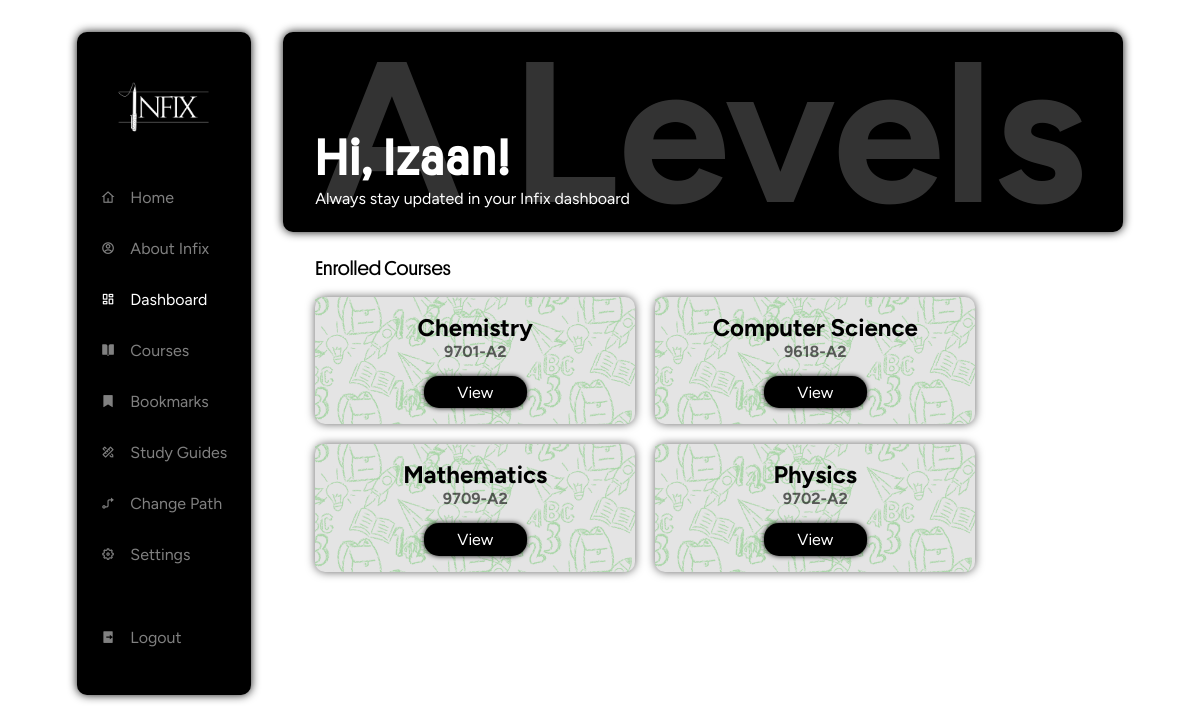
The app's page /dashboard (signed in) with its own data.
### tables this page shows
CREATE TABLE paths (
    id INTEGER PRIMARY KEY AUTOINCREMENT,
    name TEXT NOT NULL UNIQUE
);

CREATE TABLE courses (
    id INTEGER PRIMARY KEY AUTOINCREMENT,
    path_id INTEGER NOT NULL,
    name TEXT NOT NULL,
    course_code INTEGER NOT NULL UNIQUE,
    FOREIGN KEY (path_id) REFERENCES paths(id) ON DELETE CASCADE
);

### app.py (the view)
@app.route('/dashboard')
@login_required
def dashboard():
    user_id = session['user_id']
    user_info = db.execute("SELECT fullname FROM users WHERE id = ?", user_id)
    fullname = user_info[0]['fullname'] if user_info else None
    first_name = fullname.split()[0] if fullname else None
    user_path_id = db.execute("SELECT path_id FROM user_paths WHERE user_id = ?", user_id)
    path_id = user_path_id[0]['path_id'] if user_path_id else None
    user_path_name = db.execute("SELECT name FROM paths WHERE id = ?", path_id)
    path_name = user_path_name[0]['name'] if user_path_name else None
    enrolled_courses = db.execute("""
        SELECT courses.name, courses.course_code
        FROM courses
        JOIN user_courses ON courses.id = user_courses.course_id
        JOIN user_paths ON user_paths.user_id = user_courses.user_id
        WHERE user_courses.user_id = ?
        AND courses.path_id = user_paths.path_id
    """, user_id)
    bookmarks = db.execute("""
        SELECT t.title, t.id AS topic_id, c.name AS course_name
        FROM bookmarks b
        JOIN topics t ON b.topic_id = t.id
        JOIN courses c ON t.course_id = c.id
        WHERE b.user_id = ?
    """, user_id)
    return render_template('dashboard.html', path_name = path_name, enrolled_courses = enrolled_courses, first_name = first_name, bookmarks = bookmarks)

### app.py (called while the page is built)
@app.after_request
def after_request(response):
    response.headers["Cache-Control"] = "no-cache, no-store, must-revalidate"
    response.headers["Expires"] = "0"
    response.headers["Pragma"] = "no-cache"
    return response

### helpers.py (called while the page is built)
def login_required(f):
    @wraps(f)
    def decorated_function(*args, **kwargs):
        if session.get("user_id") is None:
            return redirect("/login")
        return f(*args, **kwargs)
    return decorated_function

### templates/dashboard.html (shortened to what this page needs)
<html lang="en">
<head>
  <link rel="stylesheet" href="{{ url_for('static', filename='css/dashboard.css') }}">
  <link href="https://cdn.jsdelivr.net/npm/remixicon@4.3.0/fonts/remixicon.css" rel="stylesheet"/>
</head>
<body>
  <div class="dashboard">
    <div class="sidebar-container">
      <img class="logo-dash" src="../static/images/White text, no bg.png">
      <div class="menu-item">
        <i class="ri-home-4-line"></i>
        <a href="/">Home</a>
      </div>
      <div class="menu-item">
        <i class="ri-account-circle-line"></i>
        <a href="/about">About Infix</a>
      </div>
      <div class="menu-item active">
        <i class="ri-dashboard-line"></i>
        <a href="/dashboard">Dashboard</a>
      </div>
      <div class="menu-item">
        <i class="ri-book-open-fill"></i>
        <a href="/courses">Courses</a>
      </div>
      <div class="menu-item">
        <i class="ri-bookmark-fill"></i>
        <a href="/bookmarks">Bookmarks</a>
      </div>
      <div class="menu-item">
        <i class="ri-pencil-ruler-2-line"></i>
        <a href="/studyguides">Study Guides</a>
      </div>
      <div class="menu-item">
        <i class="ri-guide-line"></i>
        <a href="/changepath">Change Path</a>
      </div>
      <div class="menu-item">
        <i class="ri-settings-5-line"></i>
        <a href="/settings">Settings</a>
      </div>
      <div class="menu-item">
        <i class="ri-logout-box-r-fill"></i>
        <a href="/logout">Logout</a>
      </div>
    </div>
    <div class="main-container">
      <div class="intro-container">
        <h1 class="greet-user">Hi, {{ first_name }}!</h1>
        <p>Always stay updated in your Infix dashboard</p>
        <div class="path-container">
          <h1>{{ path_name }}</h1>
        </div>
      </div>
      <div class="courses-container">
        <p class="head">Enrolled Courses</p>
        <div class="cards-container">
         {% if enrolled_courses %}
          {% for course in enrolled_courses %}
            <div class="course-card">
              <h3>{{ course.name}} <br> <div class="course-code" style="z-index: 2;">{{ course.course_code }}</div></h3>
              <button><a href="/course/{{ course.course_code | replace(' ', '-') }}">View</a></button>
              <div class="texture">
                <img src="../static/images/card-bg.png" alt="">
              </div>
            </div>
          {% endfor %}
         {% else %}
          <h1>No enrolled courses</h1>
         {% endif %}
        </div>
      </div>
    </div>
  </div>
</body>
</html>

### static/css/dashboard.css (style rules this page uses)
html { scroll-behavior: smooth; font-family: "Figtree", sans-serif; }
* { margin: 0; padding: 0; transition: all ease 0.3s; box-sizing: border-box; }
body, html { overflow-x: hidden; }
a { text-decoration: none; color: inherit; }
button { background: none; border: none; }
.dashboard { display: flex; justify-content: center; align-items: flex-start; gap: 2em; padding: 2em 1em; width: 100vw; min-height: 100vh; }
.sidebar-container { background-color: black; display: flex; flex-direction: column; justify-content: center; gap: 2em; padding: 1.5em 1.5em; padding-bottom: 3em; border-radius: 10px; box-shadow: 0 0 10px 0 rgba(0, 0, 0, 0.932); }
.menu-item { font-size: 16px; color: rgba(255, 255, 255, 0.5); transition: all ease 0.1s; }
.active { color: rgba(255, 255, 255); }
.sidebar-container img { width: 100px; height: auto; align-self: center; cursor: pointer; }
.menu-item { display: flex; align-items: center; gap: 15px; }
.menu-item i { font-size: 14px; }
.main-container { display: flex; flex-direction: column; justify-content: flex-start; align-items: flex-start; width: 70vw; }
.intro-container { background-color: black; color: white; display: flex; flex-direction: column; justify-content: flex-end; align-items: flex-start; width: 100%; height: 25vh; border-radius: 10px; padding: 1.5em 2em; position: relative; box-shadow: 0 0 10px 0 rgba(0, 0, 0, 0.932); }
.intro-container h1 { font-size: 50px; }
.intro-container p { font-size: 16px; }
.path-container { position: absolute; top: 0; left: 0; width: 100%; height: 100%; color: white; display: flex; justify-content: center; align-items: center; opacity: 0.2; }
.path-container h1 { font-size: 200px; }
.courses-container { padding: 1.5em 2em; display: flex; flex-direction: column; justify-content: flex-start; align-items: flex-start; width: 100%; gap: 1em; }
.courses-container .head { font-size: 20px; font-family: 'Platform-Regular'; }
.cards-container { display: flex; flex-wrap: wrap; gap: 20px; }
.greet-user { font-family: 'Platform-Regular'; font-size: 60px; letter-spacing: 2.5px; }
.course-code { font-size: 16px; opacity: 60%; }
.course-card { background-color: rgb(228, 228, 228); padding: 1em 3em; border-radius: 10px; display: flex; flex-direction: column; justify-content: center; align-items: center; gap: 15px; width: 320px; text-align: center; box-shadow: 0 0 10px 0 rgba(0, 0, 0, 0.61); position: relative; }
.texture { position: absolute; top: 0; left: 0; width: 100%; height: 100%; opacity: 0.8; z-index: 1; }
.texture img { object-fit: cover; overflow: hidden; width: 100%; height: 100%; z-index: 1; }
.course-card h3 { font-size: 24px; z-index: 2; }
.course-card button { background-color: black; color: white; border-radius: 15px; padding: 0.5em 2.5em; box-shadow: 0 0 5px 0 rgba(0, 0, 0, 0.932); z-index: 2; }
.course-card a { font-size: 16px; font-family: "Figtree"; }

### records on screen
paths: name "A Levels"
courses: name "Chemistry", course_code "9701-A2"
courses: name "Computer Science", course_code "9618-A2"
courses: name "Mathematics", course_code "9709-A2"
courses: name "Physics", course_code "9702-A2"

### other values on screen
{{ first_name }} "Izaan"
